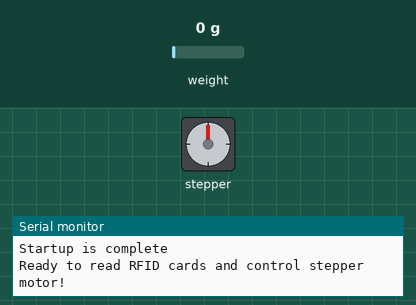
A sketch run on a simulated Arduino Uno, built with avr-gcc and run on an emulated ATmega328P. Shown: stepper motor, the last lines printed to the serial monitor. The test bench sets the inputs (shaded band); at power-on: weight on the scale 0 g. Stepper angles assume 4096 steps per turn.

Above: at 2.61 s.
At 11.82 s:
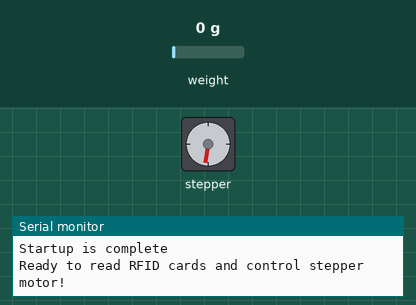
At 21.34 s:
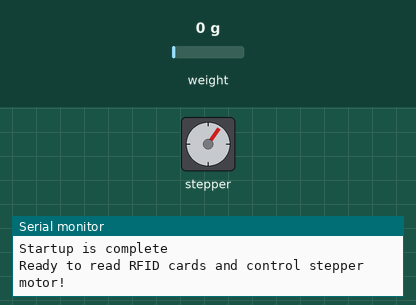
At 39.76 s:
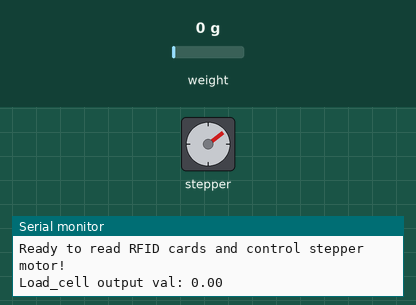
Timing chart, 0 to 40.0 s (numbered marks = the images above):
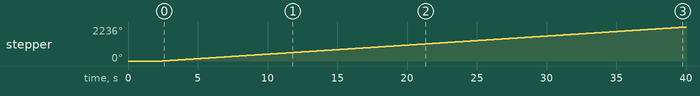

Measured:
- by itself, stepper: keeps turning clockwise at about 60°/s

The sketch:

ARDUINO_CODE.ino
```cpp
#include <SPI.h>
#include <MFRC522.h>
#include <CheapStepper.h>
#include <HX711_ADC.h>

#define SS_PIN 10  // RFID SDA Pin
#define RST_PIN 9  // RFID Reset Pin

#define STEPS 2048  // Change this value based on your stepper motor


const int motorPins[] = {4, 5, 6, 7}; //STEPPER MOTOR: IN1 = D4, IN2 = D5, IN3 = D6, IN4 = D7
const int weightPins[] = {2, 3}; //WEIGHT SENSOR: DT = 2, SCK = 3
//RFID Pins: RST = D9, SDA = D10, MOSI = D11, MISO = D12, SCK = D13

CheapStepper stepper = CheapStepper(motorPins[0], motorPins[1], motorPins[2], motorPins[3]);
HX711_ADC LoadCell(weightPins[0], weightPins[1]);
MFRC522 mfrc522(SS_PIN, RST_PIN);

unsigned long t = 0;

void setup() {
  Serial.begin(9600);  // Initialize serial communications
  SPI.begin();         // Initialize SPI bus
  mfrc522.PCD_Init();  // Initialize MFRC522 card reader
  float calibrationValue = 696.0;

  LoadCell.begin();
  unsigned long stabilizingtime = 2000;
  boolean _tare = true;
  LoadCell.start(stabilizingtime, _tare); if (LoadCell.getTareTimeoutFlag()) {
    Serial.println("Timeout, check MCU>HX711 wiring and pin designations");
  }
  else {
    LoadCell.setCalFactor(calibrationValue); // set calibration factor (float)
    Serial.println("Startup is complete");
  }
  //while (!LoadCell.update());

  Serial.println("Ready to read RFID cards and control stepper motor!");
}

bool getWeight = true;
bool getRFID = false;

void loop() {
  spinStepper();

  if (Serial.available() > 0) {
    String instruction = Serial.readString();
    Serial.println(instruction);
  }

  if (!getWeight && !getRFID) {
    return;
  }

  if (getRFID) {

    if (mfrc522.PICC_IsNewCardPresent() && mfrc522.PICC_ReadCardSerial()) {
      // Print UID to serial
      Serial.print("UID: ");
      for (byte i = 0; i < mfrc522.uid.size; i++) {
        Serial.print(mfrc522.uid.uidByte[i] < 0x10 ? " 0" : " ");
        Serial.print(mfrc522.uid.uidByte[i], HEX);
      }
      Serial.println();

    }

  }

  if (getWeight) {
    static boolean newDataReady = 0;
    const int serialPrintInterval = 500;

    if (LoadCell.update()) newDataReady = true;

    if (newDataReady) {

      if (millis() > t + serialPrintInterval) {
        float i = LoadCell.getData();
        Serial.print("Load_cell output val: ");
        Serial.println(i);
        newDataReady = 0;
        t = millis();
      }

    }

  }


}

void spinStepper() {
  // Rotate the stepper motor
  stepper.setRpm(10);  // Set the speed (adjust as needed)
  stepper.moveDegrees(true, 240);
  stepper.moveDegrees(true, 240);
  stepper.moveDegrees(true, 240);
  stepper.moveDegrees(true, 240);
  stepper.moveDegrees(true, 240);
  stepper.moveDegrees(true, 240);
}
```
